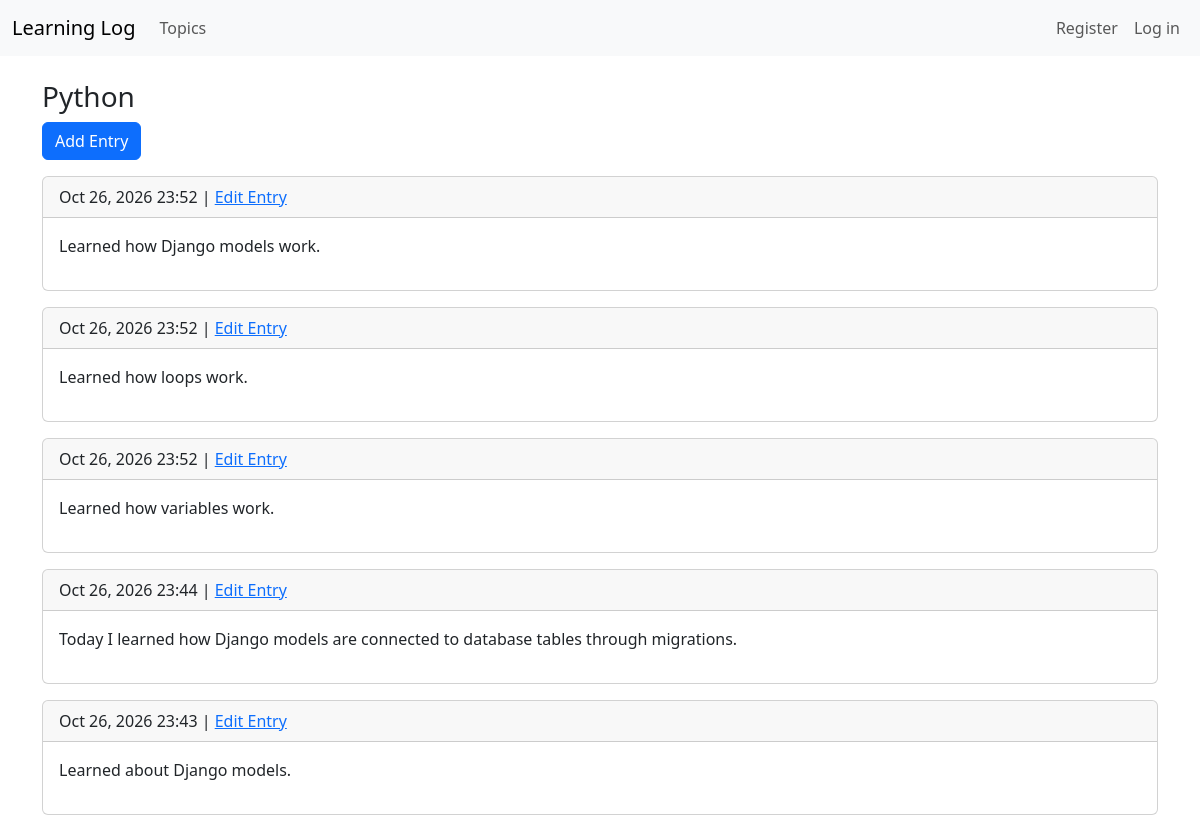
/topics/1/, run on the app's committed database.
### learning_logs/models.py (models this page shows, shortened)
class Topic(models.Model):
    text = models.CharField(max_length=200)
    date_added = models.DateTimeField(auto_now_add=True)
    def __str__(self):
        return self.text

class Entry(models.Model):
    topic = models.ForeignKey(
        Topic,
        on_delete=models.CASCADE
    )
    text = models.TextField()
    date_added = models.DateTimeField(auto_now_add=True)
    class Meta:
        verbose_name_plural = 'entries'

### learning_logs/views.py (the view)
def topic(request, topic_id):
    topic = Topic.objects.get(id=topic_id)
    entries = topic.entry_set.order_by('-date_added')
    context = {
        'topic': topic,
        'entries': entries,
    }
    return render(
        request,
        'learning_logs/topic.html',
        context
    )

### learning_logs/templates/learning_logs/topic.html
{% extends "learning_logs/base.html" %}
{% block content %}
<h3>{{ topic }}</h3>
<p>
    <a class="btn btn-primary"
       href="{% url 'learning_logs:new_entry' topic.id %}">
        Add Entry
    </a>
</p>
{% for entry in entries %}
<div class="card mb-3">
    <div class="card-header">
        {{ entry.date_added|date:'M d, Y H:i' }}
        |
        <a href="{% url 'learning_logs:edit_entry' entry.id %}">
            Edit Entry
        </a>
    </div>
    <div class="card-body">
        {{ entry.text|linebreaks }}
    </div>
</div>
{% empty %}
<p>No entries yet.</p>
{% endfor %}
{% endblock content %}

### learning_logs/templates/learning_logs/base.html (shortened to what this page needs)
{% load django_bootstrap5 %}
<!doctype html>
<html lang="en">
<head>
    {% bootstrap_css %}
</head>
<body>
<nav class="navbar navbar-expand-md navbar-light bg-light mb-4">
    <div class="container-fluid">
        <a class="navbar-brand"
           href="{% url 'learning_logs:index' %}">
            Learning Log
        </a>
        <div class="navbar-nav">
            <a class="nav-link"
               href="{% url 'learning_logs:topics' %}">
                Topics
            </a>
        </div>
        <div class="navbar-nav ms-auto">
            {% if user.is_authenticated %}
                <span class="navbar-text me-3">
                    Hello, {{ user.username }}
                </span>
                <a class="nav-link"
                   href="{% url 'users:logout' %}">
                    Log out
                </a>
            {% else %}
                <a class="nav-link"
                   href="{% url 'users:register' %}">
                    Register
                </a>
                <a class="nav-link"
                   href="{% url 'users:login' %}">
                    Log in
                </a>
            {% endif %}
        </div>
    </div>
</nav>
<main class="container">
    {% block content %}
    {% endblock content %}
</main>
</body>
</html>

### data on the page
Topic: text "Python"
Entry: date_added "Oct 26, 2026 23:52", text "Learned how Django models work."
Entry: date_added "Oct 26, 2026 23:52", text "Learned how loops work."
Entry: date_added "Oct 26, 2026 23:52", text "Learned how variables work."
Entry: date_added "Oct 26, 2026 23:44", text "Today I learned how Django models are connected to database tables through migrations."
Entry: date_added "Oct 26, 2026 23:43", text "Learned about Django models."
